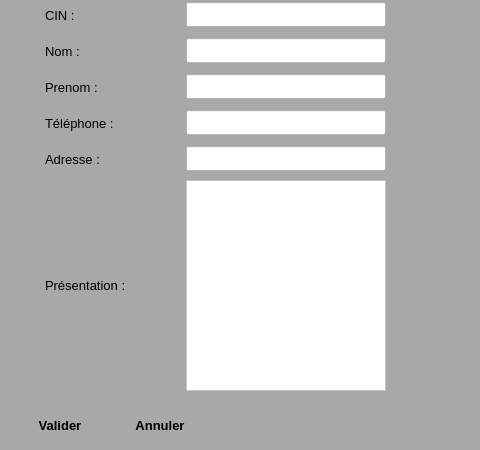
<?xml version="1.0" encoding="UTF-8"?>
<ui version="4.0">
 <class>ajoutPromotteur</class>
 <widget class="QWidget" name="ajoutPromotteur">
  <property name="geometry">
   <rect>
    <x>0</x>
    <y>0</y>
    <width>480</width>
    <height>450</height>
   </rect>
  </property>
  <property name="minimumSize">
   <size>
    <width>480</width>
    <height>450</height>
   </size>
  </property>
  <property name="maximumSize">
   <size>
    <width>480</width>
    <height>640</height>
   </size>
  </property>
  <property name="font">
   <font>
    <family>Segoe UI</family>
    <pointsize>10</pointsize>
   </font>
  </property>
  <property name="windowTitle">
   <string>Modifier  promotteur</string>
  </property>
  <property name="windowIcon">
   <iconset>
    <normaloff>D:/Med/Eclipse Travail/TestBD/Add-icon.png</normaloff>D:/Med/Eclipse Travail/TestBD/Add-icon.png</iconset>
  </property>
  <property name="toolTip">
   <string>&lt;html&gt;&lt;head/&gt;&lt;body&gt;&lt;p&gt;&lt;span style=&quot; font-size:10pt;&quot;&gt;Ajouter une nouvelle Etude &lt;/span&gt;&lt;/p&gt;&lt;/body&gt;&lt;/html&gt;</string>
  </property>
  <property name="styleSheet">
   <string notr="true">background-color:rgb(168, 168, 168)</string>
  </property>
  <widget class="QWidget" name="verticalLayoutWidget">
   <property name="geometry">
    <rect>
     <x>10</x>
     <y>0</y>
     <width>411</width>
     <height>391</height>
    </rect>
   </property>
   <layout class="QVBoxLayout" name="verticalLayout">
    <item>
     <layout class="QHBoxLayout" name="horizontalLayout">
      <item>
       <widget class="QLabel" name="label">
        <property name="minimumSize">
         <size>
          <width>100</width>
          <height>30</height>
         </size>
        </property>
        <property name="maximumSize">
         <size>
          <width>100</width>
          <height>30</height>
         </size>
        </property>
        <property name="font">
         <font>
          <family>Segoe UI</family>
          <pointsize>10</pointsize>
         </font>
        </property>
        <property name="text">
         <string>CIN :</string>
        </property>
       </widget>
      </item>
      <item>
       <widget class="QLineEdit" name="uiCin">
        <property name="enabled">
         <bool>true</bool>
        </property>
        <property name="minimumSize">
         <size>
          <width>200</width>
          <height>25</height>
         </size>
        </property>
        <property name="maximumSize">
         <size>
          <width>200</width>
          <height>25</height>
         </size>
        </property>
        <property name="font">
         <font>
          <family>Segoe UI</family>
          <pointsize>10</pointsize>
         </font>
        </property>
        <property name="styleSheet">
         <string notr="true">background-color:rgb(255, 255, 255)</string>
        </property>
       </widget>
      </item>
     </layout>
    </item>
    <item>
     <layout class="QHBoxLayout" name="horizontalLayout_8">
      <item>
       <widget class="QLabel" name="label_8">
        <property name="minimumSize">
         <size>
          <width>100</width>
          <height>30</height>
         </size>
        </property>
        <property name="maximumSize">
         <size>
          <width>100</width>
          <height>30</height>
         </size>
        </property>
        <property name="font">
         <font>
          <family>Segoe UI</family>
          <pointsize>10</pointsize>
         </font>
        </property>
        <property name="text">
         <string>Nom :</string>
        </property>
       </widget>
      </item>
      <item>
       <widget class="QLineEdit" name="uiNom">
        <property name="enabled">
         <bool>true</bool>
        </property>
        <property name="minimumSize">
         <size>
          <width>200</width>
          <height>25</height>
         </size>
        </property>
        <property name="maximumSize">
         <size>
          <width>200</width>
          <height>25</height>
         </size>
        </property>
        <property name="font">
         <font>
          <family>Segoe UI</family>
          <pointsize>10</pointsize>
         </font>
        </property>
        <property name="styleSheet">
         <string notr="true">background-color:rgb(255, 255, 255)</string>
        </property>
       </widget>
      </item>
     </layout>
    </item>
    <item>
     <layout class="QHBoxLayout" name="horizontalLayout_9">
      <item>
       <widget class="QLabel" name="label_10">
        <property name="minimumSize">
         <size>
          <width>100</width>
          <height>30</height>
         </size>
        </property>
        <property name="maximumSize">
         <size>
          <width>100</width>
          <height>30</height>
         </size>
        </property>
        <property name="font">
         <font>
          <family>Segoe UI</family>
          <pointsize>10</pointsize>
         </font>
        </property>
        <property name="text">
         <string>Prenom :</string>
        </property>
       </widget>
      </item>
      <item>
       <widget class="QLineEdit" name="uiPrenom">
        <property name="enabled">
         <bool>true</bool>
        </property>
        <property name="minimumSize">
         <size>
          <width>200</width>
          <height>25</height>
         </size>
        </property>
        <property name="maximumSize">
         <size>
          <width>200</width>
          <height>25</height>
         </size>
        </property>
        <property name="font">
         <font>
          <family>Segoe UI</family>
          <pointsize>10</pointsize>
         </font>
        </property>
        <property name="styleSheet">
         <string notr="true">background-color:rgb(255, 255, 255)</string>
        </property>
       </widget>
      </item>
     </layout>
    </item>
    <item>
     <layout class="QHBoxLayout" name="horizontalLayout_5">
      <item>
       <widget class="QLabel" name="label_5">
        <property name="minimumSize">
         <size>
          <width>100</width>
          <height>30</height>
         </size>
        </property>
        <property name="maximumSize">
         <size>
          <width>100</width>
          <height>30</height>
         </size>
        </property>
        <property name="font">
         <font>
          <family>Segoe UI</family>
          <pointsize>10</pointsize>
         </font>
        </property>
        <property name="text">
         <string>Téléphone :</string>
        </property>
       </widget>
      </item>
      <item>
       <widget class="QLineEdit" name="uiTelephone">
        <property name="minimumSize">
         <size>
          <width>200</width>
          <height>25</height>
         </size>
        </property>
        <property name="maximumSize">
         <size>
          <width>200</width>
          <height>25</height>
         </size>
        </property>
        <property name="font">
         <font>
          <family>Segoe UI</family>
          <pointsize>10</pointsize>
          <weight>75</weight>
          <bold>true</bold>
         </font>
        </property>
        <property name="styleSheet">
         <string notr="true">background-color:rgb(255, 255, 255)</string>
        </property>
       </widget>
      </item>
     </layout>
    </item>
    <item>
     <layout class="QHBoxLayout" name="horizontalLayout_3">
      <item>
       <widget class="QLabel" name="label_3">
        <property name="minimumSize">
         <size>
          <width>100</width>
          <height>30</height>
         </size>
        </property>
        <property name="maximumSize">
         <size>
          <width>100</width>
          <height>30</height>
         </size>
        </property>
        <property name="font">
         <font>
          <family>Segoe UI</family>
          <pointsize>10</pointsize>
         </font>
        </property>
        <property name="text">
         <string>Adresse :</string>
        </property>
       </widget>
      </item>
      <item>
       <widget class="QLineEdit" name="uiAdresse">
        <property name="minimumSize">
         <size>
          <width>200</width>
          <height>25</height>
         </size>
        </property>
        <property name="maximumSize">
         <size>
          <width>200</width>
          <height>25</height>
         </size>
        </property>
        <property name="styleSheet">
         <string notr="true">background-color:rgb(255, 255, 255)</string>
        </property>
       </widget>
      </item>
     </layout>
    </item>
    <item>
     <layout class="QHBoxLayout" name="horizontalLayout_7">
      <item>
       <widget class="QLabel" name="label_7">
        <property name="minimumSize">
         <size>
          <width>100</width>
          <height>30</height>
         </size>
        </property>
        <property name="maximumSize">
         <size>
          <width>100</width>
          <height>30</height>
         </size>
        </property>
        <property name="font">
         <font>
          <family>Segoe UI</family>
          <pointsize>10</pointsize>
         </font>
        </property>
        <property name="text">
         <string>Présentation :</string>
        </property>
       </widget>
      </item>
      <item>
       <widget class="QTextEdit" name="uiPresentation">
        <property name="minimumSize">
         <size>
          <width>200</width>
          <height>0</height>
         </size>
        </property>
        <property name="maximumSize">
         <size>
          <width>200</width>
          <height>16777215</height>
         </size>
        </property>
        <property name="styleSheet">
         <string notr="true">background-color:rgb(255, 255, 255)</string>
        </property>
       </widget>
      </item>
     </layout>
    </item>
   </layout>
  </widget>
  <widget class="QPushButton" name="uiValider">
   <property name="geometry">
    <rect>
     <x>10</x>
     <y>400</y>
     <width>100</width>
     <height>50</height>
    </rect>
   </property>
   <property name="minimumSize">
    <size>
     <width>100</width>
     <height>50</height>
    </size>
   </property>
   <property name="maximumSize">
    <size>
     <width>100</width>
     <height>50</height>
    </size>
   </property>
   <property name="font">
    <font>
     <family>Segoe UI</family>
     <pointsize>10</pointsize>
     <weight>75</weight>
     <bold>true</bold>
    </font>
   </property>
   <property name="styleSheet">
    <string notr="true">border:rgb(255, 255, 255);</string>
   </property>
   <property name="text">
    <string>Valider</string>
   </property>
   <property name="icon">
    <iconset>
     <normaloff>ProjectRessources/ok-icon.png</normaloff>ProjectRessources/ok-icon.png</iconset>
   </property>
   <property name="flat">
    <bool>true</bool>
   </property>
  </widget>
  <widget class="QPushButton" name="uiAnnuler">
   <property name="geometry">
    <rect>
     <x>110</x>
     <y>400</y>
     <width>100</width>
     <height>50</height>
    </rect>
   </property>
   <property name="minimumSize">
    <size>
     <width>100</width>
     <height>25</height>
    </size>
   </property>
   <property name="maximumSize">
    <size>
     <width>100</width>
     <height>50</height>
    </size>
   </property>
   <property name="font">
    <font>
     <family>Segoe UI</family>
     <pointsize>10</pointsize>
     <weight>75</weight>
     <bold>true</bold>
    </font>
   </property>
   <property name="styleSheet">
    <string notr="true">border:rgb(255, 255, 255);
</string>
   </property>
   <property name="text">
    <string>Annuler</string>
   </property>
   <property name="icon">
    <iconset>
     <normaloff>ProjectRessources/cancel-icon2.png</normaloff>ProjectRessources/cancel-icon2.png</iconset>
   </property>
   <property name="flat">
    <bool>true</bool>
   </property>
  </widget>
  <widget class="QLabel" name="uiErreur">
   <property name="enabled">
    <bool>true</bool>
   </property>
   <property name="geometry">
    <rect>
     <x>280</x>
     <y>420</y>
     <width>141</width>
     <height>20</height>
    </rect>
   </property>
   <property name="font">
    <font>
     <family>Segoe UI</family>
     <pointsize>10</pointsize>
    </font>
   </property>
   <property name="mouseTracking">
    <bool>true</bool>
   </property>
   <property name="styleSheet">
    <string notr="true">color:rgb(255, 0, 0);</string>
   </property>
   <property name="locale">
    <locale language="French" country="France"/>
   </property>
   <property name="text">
    <string/>
   </property>
   <property name="alignment">
    <set>Qt::AlignCenter</set>
   </property>
  </widget>
 </widget>
 <resources/>
 <connections/>
</ui>
